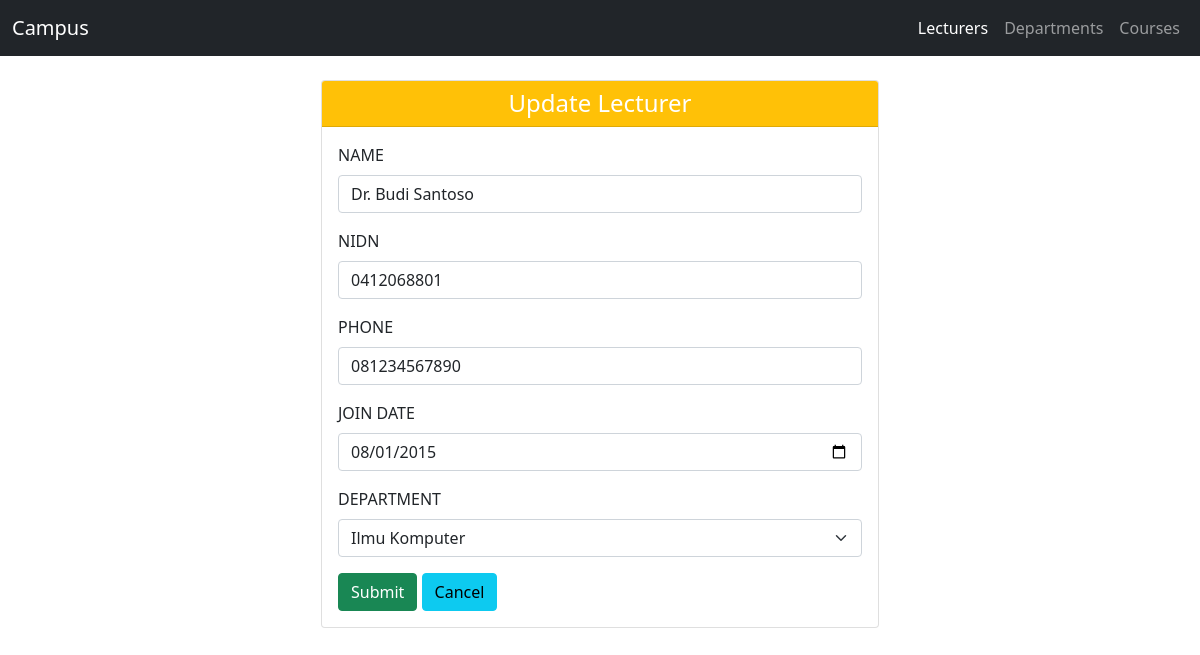
Page /Project/index.php?page=lecturers&action=edit&id=1 on the committed database.
### tables this page shows
CREATE TABLE `lecturers` (
  `id` INT(11) NOT NULL AUTO_INCREMENT,
  `name` VARCHAR(100) NOT NULL,
  `nidn` VARCHAR(20) NOT NULL,
  `phone` VARCHAR(20) NOT NULL,
  `join_date` DATE NOT NULL,
  `department_id` INT(11) DEFAULT NULL,
  PRIMARY KEY (`id`),
  KEY `fk_lecturer_department` (`department_id`),
  CONSTRAINT `fk_lecturer_department` FOREIGN KEY (`department_id`)
    REFERENCES `departments` (`id`) ON DELETE SET NULL ON UPDATE CASCADE
);

CREATE TABLE `departments` (
  `id` INT(11) NOT NULL AUTO_INCREMENT,
  `name` VARCHAR(100) NOT NULL,
  `faculty` VARCHAR(100) NOT NULL,
  PRIMARY KEY (`id`)
);

### Project/controllers/BaseController.php (called while the page is built, shortened)
<?php
abstract class BaseController
{
    protected function render(string $view, array $data = []): void
    {
        extract($data);
        require __DIR__ . '/../views/layout/header.php';
        require __DIR__ . "/../views/$view.php";
        require __DIR__ . '/../views/layout/footer.php';
    }
}

### Project/controllers/LecturerController.php (called while the page is built, shortened)
<?php
require_once __DIR__ . '/BaseController.php';
require_once __DIR__ . '/../models/Lecturer.php';
class LecturerController extends BaseController
{
    private Lecturer $model;
    private Department $departments;
    public function __construct()
    {
        $this->model = new Lecturer();
        $this->departments = new Department();
    }
    public function edit(): void
    {
        $id = (int)($_GET['id'] ?? 0);
        $item = $this->model->find($id);
        $this->render('lecturers/form', [
            'item' => $item,
            'departments' => $this->departments->all(),
        ]);
    }
}

### Project/index.php (called while the page is built, shortened)
<?php
function e($value): string
{
    return htmlspecialchars((string)$value, ENT_QUOTES, 'UTF-8');
}
$action = $_GET['action'] ?? 'index';
(new $class())->$action();

### Project/config/database.php (called while the page is built, shortened)
<?php
class Database
{
    private static ?mysqli $conn = null;
    public static function connect(): mysqli
    {
        if (self::$conn === null) {
            self::$conn = new mysqli('localhost', 'root', 'root', 'tp_mvc25', 8889);
            self::$conn->set_charset('utf8mb4');
        }
        return self::$conn;
    }
}

### Project/models/Lecturer.php (called while the page is built, shortened)
<?php
require_once __DIR__ . '/../config/database.php';
class Lecturer
{
    private mysqli $db;
    public function __construct()
    {
        $this->db = Database::connect();
    }
    public function find(int $id): ?array
    {
        $stmt = $this->db->prepare("SELECT * FROM lecturers WHERE id = ?");
        $stmt->bind_param('i', $id);
        $stmt->execute();
        return $stmt->get_result()->fetch_assoc() ?: null;
    }
}

### Project/models/Department.php (called while the page is built, shortened)
<?php
require_once __DIR__ . '/../config/database.php';
class Department
{
    private mysqli $db;
    public function __construct()
    {
        $this->db = Database::connect();
    }
    public function all(): array
    {
        $sql = "SELECT d.*, COUNT(l.id) AS total_lecturers
                FROM departments d
                LEFT JOIN lecturers l ON l.department_id = d.id
                GROUP BY d.id
                ORDER BY d.id";
        return $this->db->query($sql)->fetch_all(MYSQLI_ASSOC);
    }
}

### Project/views/lecturers/form.php (the view, shortened to what this page needs)
<?php $edit = $item !== null; ?>
<div class="col-lg-6 m-auto">
  <div class="card">
    <div class="card-header <?= $edit ? 'bg-warning' : 'bg-primary' ?>">
      <h4 class="text-white text-center m-0"><?= $edit ? 'Update' : 'Create' ?> Lecturer</h4>
    </div>
    <form method="post" class="card-body">
      <label class="form-label">NAME</label>
      <input type="text" name="name" class="form-control mb-3" value="<?= e($item['name'] ?? '') ?>" required>
      <label class="form-label">NIDN</label>
      <input type="text" name="nidn" class="form-control mb-3" value="<?= e($item['nidn'] ?? '') ?>" required>
      <label class="form-label">PHONE</label>
      <input type="text" name="phone" class="form-control mb-3" value="<?= e($item['phone'] ?? '') ?>" required>
      <label class="form-label">JOIN DATE</label>
      <input type="date" name="join_date" class="form-control mb-3" value="<?= e($item['join_date'] ?? '') ?>" required>
      <label class="form-label">DEPARTMENT</label>
      <select name="department_id" class="form-select mb-3">
        <?php foreach ($departments as $d): ?>
          <option value="<?= e($d['id']) ?>" <?= ($item['department_id'] ?? null) == $d['id'] ? 'selected' : '' ?>>
            <?= e($d['name']) ?>
          </option>
        <?php endforeach; ?>
      </select>
      <button class="btn btn-success" type="submit">Submit</button>
      <a class="btn btn-info" href="index.php?page=lecturers">Cancel</a>
    </form>
  </div>
</div>

### rows in the picture
lecturers: name "Dr. Budi Santoso", nidn "0412068801", phone "081234567890", join_date "08/01/2015", department_id "Ilmu Komputer"

### other values in the picture
$label "Lecturers"
$label "Departments"
$label "Courses"
